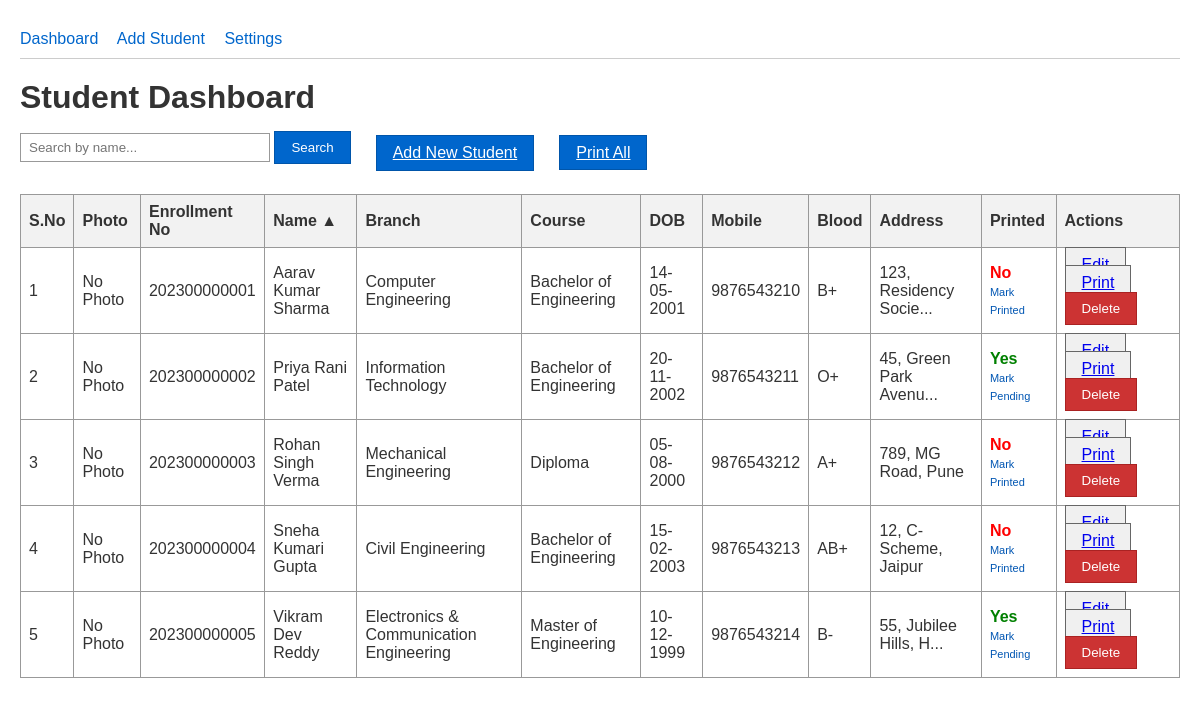
The page / on the database its author committed.
### tables this page shows
CREATE TABLE IF NOT EXISTS students (
    id INT AUTO_INCREMENT PRIMARY KEY,
    enrollment_no VARCHAR(20) NOT NULL,
    name VARCHAR(150) NOT NULL,
    dob DATE NOT NULL,
    mobile VARCHAR(15) NOT NULL,
    address TEXT NOT NULL,
    branch VARCHAR(100) NOT NULL,
    course VARCHAR(100) NOT NULL,
    blood_group VARCHAR(5) NOT NULL,
    photo VARCHAR(255) NULL,
    is_printed TINYINT(1) NOT NULL DEFAULT 0,
    UNIQUE(enrollment_no),
    UNIQUE(mobile)
);

### index.php (the view, shortened to what this page needs)
<?php
require_once 'config.php';
$sort = isset($_GET['sort']) ? $_GET['sort'] : 'name';
$order = isset($_GET['order']) && $_GET['order'] == 'desc' ? 'DESC' : 'ASC';
$search = isset($_GET['search']) ? trim($_GET['search']) : '';
$next_order = $order == 'ASC' ? 'desc' : 'asc';
$sql = "SELECT * FROM students";
if ($sort == 'branch') {
    $sql .= " ORDER BY branch $order";
} else {
    $sql .= " ORDER BY $sort $order";
}
$result = mysqli_query($conn, $sql);
function getSortIcon($col, $sort, $order) {
    if ($col == $sort) {
        return $order == 'ASC' ? '▲' : '▼';
    }
    return '';
}
function buildSortUrl($col, $search, $sort, $next_order) {
    $url = "?sort=$col&order=" . ($sort == $col ? $next_order : 'asc');
    return $url;
}
?>
<!DOCTYPE html>
<html>
<head>
    <link rel="stylesheet" href="style.css">
</head>
<body>
    <div class="nav">
        <a href="index.php">Dashboard</a>
        <a href="add_student.php">Add Student</a>
        <a href="settings.php">Settings</a>
    </div>
    <h1>Student Dashboard</h1>
    <div class="toolbar">
        <form method="GET" action="index.php" class="inline-form" style="display:inline-block; margin-right: 10px;">
            <input type="text" name="search" value="<?php echo htmlspecialchars($search); ?>" placeholder="Search by name...">
            <button type="submit" class="btn btn-primary">Search</button>
        </form>
        <a href="add_student.php" class="btn btn-primary">Add New Student</a>
        <span style="margin-left: 10px;">
            <a href="generate_pdf.php?action=all" class="btn btn-primary">Print All</a>
        </span>
    </div>
    <table border="1" cellpadding="8" cellspacing="0" style="width:100%; margin-top:20px; text-align:left;">
        <thead>
            <tr>
                <th>S.No</th>
                <th>Photo</th>
                <th><a href="<?php echo buildSortUrl('enrollment_no', $search, $sort, $next_order); ?>">Enrollment No <?php echo getSortIcon('enrollment_no', $sort, $order); ?></a></th>
                <th><a href="<?php echo buildSortUrl('name', $search, $sort, $next_order); ?>">Name <?php echo getSortIcon('name', $sort, $order); ?></a></th>
                <th><a href="<?php echo buildSortUrl('branch', $search, $sort, $next_order); ?>">Branch <?php echo getSortIcon('branch', $sort, $order); ?></a></th>
                <th><a href="<?php echo buildSortUrl('course', $search, $sort, $next_order); ?>">Course <?php echo getSortIcon('course', $sort, $order); ?></a></th>
                <th>DOB</th>
                <th>Mobile</th>
                <th>Blood</th>
                <th>Address</th>
                <th>Printed</th>
                <th>Actions</th>
            </tr>
        </thead>
        <tbody>
            <?php
            $sno = 1;
            while ($row = mysqli_fetch_assoc($result)) {
                ?>
                <tr>
                    <td><?php echo $sno++; ?></td>
                    <td>
                        <?php if ($row['photo'] && file_exists(UPLOAD_DIR . $row['photo'])): ?>
                            <img src="uploads/<?php echo htmlspecialchars($row['photo']); ?>" width="40" height="45" class="thumb">
                        <?php else: ?>
                            No Photo
                        <?php endif; ?>
                    </td>
                    <td><?php echo htmlspecialchars($row['enrollment_no'] ? $row['enrollment_no'] : 'N/A'); ?></td>
                    <td><?php echo htmlspecialchars($row['name']); ?></td>
                    <td><?php echo htmlspecialchars($row['branch'] ?? ''); ?></td>
                    <td><?php echo htmlspecialchars($row['course'] ?? ''); ?></td>
                    <td><?php echo htmlspecialchars(date('d-m-Y', strtotime($row['dob']))); ?></td>
                    <td><?php echo htmlspecialchars($row['mobile']); ?></td>
                    <td><?php echo htmlspecialchars($row['blood_group'] ?? ''); ?></td>
                    <td><?php echo htmlspecialchars(strlen($row['address']) > 20 ? substr($row['address'], 0, 20).'...' : $row['address']); ?></td>
                    <td>
                        <?php if ($row['is_printed']): ?>
                            <span style="color: green; font-weight: bold;">Yes</span><br>
                            <a href="toggle_printed.php?id=<?php echo $row['id']; ?>&status=0" style="font-size: 11px; color: #0056b3; text-decoration: none;">Mark Pending</a>
                        <?php else: ?>
                            <span style="color: red; font-weight: bold;">No</span><br>
                            <a href="toggle_printed.php?id=<?php echo $row['id']; ?>&status=1" style="font-size: 11px; color: #0056b3; text-decoration: none;">Mark Printed</a>
                        <?php endif; ?>
                    </td>
                    <td>
                        <a href="edit_student.php?id=<?php echo $row['id']; ?>" class="btn">Edit</a>
                        <a href="generate_pdf.php?id=<?php echo $row['id']; ?>" class="btn">Print</a>
                        <form method="POST" action="delete_student.php" style="display:inline-block;" onsubmit="return confirm('Are you sure you want to delete this student?');">
                            <button type="submit" class="btn btn-danger">Delete</button>
                        </form>
                    </td>
                </tr>
                <?php
            }
            ?>
        </tbody>
    </table>
</body>
</html>

### style.css (style rules this page uses)
* { margin: 0; padding: 0; box-sizing: border-box; }
body { font-family: Arial, sans-serif; margin: 20px; background: #fff; color: #333; }
h1, h2 { margin-bottom: 15px; }
.nav { margin-bottom: 20px; padding: 10px 0; border-bottom: 1px solid #ccc; }
.nav a { margin-right: 15px; text-decoration: none; color: #0066cc; }
.btn { padding: 8px 16px; cursor: pointer; border: 1px solid #666; background: #f0f0f0; margin-right: 5px; }
.btn-primary { background: #0066cc; color: #fff; border-color: #0055aa; }
.btn-danger { background: #cc3333; color: #fff; border-color: #aa2222; }
table { border-collapse: collapse; width: 100%; margin-top: 10px; }
th, td { border: 1px solid #999; padding: 8px; text-align: left; }
th { background: #f2f2f2; }
th a { color: #333; text-decoration: none; }
.toolbar { margin-bottom: 15px; display: flex; gap: 10px; align-items: center; flex-wrap: wrap; }
.toolbar input[type="text"] { padding: 6px 8px; width: 250px; border: 1px solid #999; }
.inline-form { display: flex; gap: 10px; align-items: center; margin-bottom: 10px; }
.inline-form input { padding: 6px 8px; border: 1px solid #999; }

### rows shown on the page
students: shows "No Photo", enrollment_no "202300000001", name "Aarav Kumar Sharma", branch "Computer Engineering", course "Bachelor of Engineering", dob "14-05-2001", mobile "9876543210", blood_group "B+", address "123, Residency Socie..."
students: shows "No Photo", enrollment_no "202300000002", name "Priya Rani Patel", branch "Information Technology", course "Bachelor of Engineering", dob "20-11-2002", mobile "9876543211", blood_group "O+", address "45, Green Park Avenu..."
students: shows "No Photo", enrollment_no "202300000003", name "Rohan Singh Verma", branch "Mechanical Engineering", course "Diploma", dob "05-08-2000", mobile "9876543212", blood_group "A+", address "789, MG Road, Pune"
students: shows "No Photo", enrollment_no "202300000004", name "Sneha Kumari Gupta", branch "Civil Engineering", course "Bachelor of Engineering", dob "15-02-2003", mobile "9876543213", blood_group "AB+", address "12, C-Scheme, Jaipur"
students: shows "No Photo", enrollment_no "202300000005", name "Vikram Dev Reddy", branch "Electronics & Communication Engineering", course "Master of Engineering", dob "10-12-1999", mobile "9876543214", blood_group "B-", address "55, Jubilee Hills, H..."

### other values the page prints
getSortIcon('name', $sort, $order) "▲"
